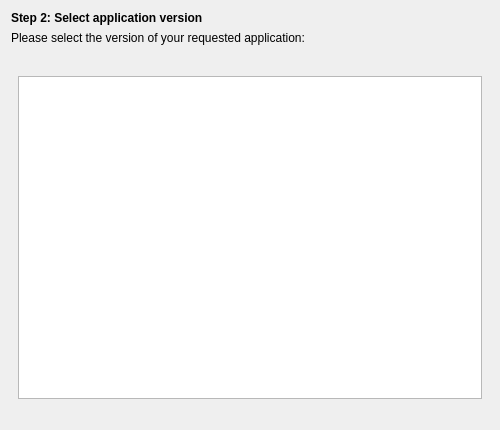
<?xml version="1.0" encoding="UTF-8"?>
<ui version="4.0">
 <class>versionPage</class>
 <widget class="QWidget" name="versionPage">
  <property name="geometry">
   <rect>
    <x>0</x>
    <y>0</y>
    <width>500</width>
    <height>430</height>
   </rect>
  </property>
  <layout class="QVBoxLayout" name="verticalLayout_2">
   <item>
    <widget class="QLabel" name="label">
     <property name="font">
      <font>
       <weight>75</weight>
       <bold>true</bold>
      </font>
     </property>
     <property name="text">
      <string>Step 2: Select application version</string>
     </property>
     <property name="wordWrap">
      <bool>true</bool>
     </property>
    </widget>
   </item>
   <item>
    <layout class="QVBoxLayout" name="verticalLayout">
     <item>
      <widget class="QLabel" name="label_2">
       <property name="text">
        <string>Please select the version of your requested application:</string>
       </property>
       <property name="wordWrap">
        <bool>true</bool>
       </property>
      </widget>
     </item>
     <item>
      <widget class="QLabel" name="applicationName">
       <property name="text">
        <string/>
       </property>
      </widget>
     </item>
    </layout>
   </item>
   <item>
    <spacer name="verticalSpacer">
     <property name="orientation">
      <enum>Qt::Vertical</enum>
     </property>
     <property name="sizeType">
      <enum>QSizePolicy::Fixed</enum>
     </property>
     <property name="sizeHint" stdset="0">
      <size>
       <width>20</width>
       <height>5</height>
      </size>
     </property>
    </spacer>
   </item>
   <item>
    <layout class="QHBoxLayout" name="horizontalLayout">
     <item>
      <spacer name="horizontalSpacer">
       <property name="orientation">
        <enum>Qt::Horizontal</enum>
       </property>
       <property name="sizeType">
        <enum>QSizePolicy::Fixed</enum>
       </property>
       <property name="sizeHint" stdset="0">
        <size>
         <width>7</width>
         <height>20</height>
        </size>
       </property>
      </spacer>
     </item>
     <item>
      <widget class="QListWidget" name="versionList"/>
     </item>
     <item>
      <spacer name="horizontalSpacer_2">
       <property name="orientation">
        <enum>Qt::Horizontal</enum>
       </property>
       <property name="sizeType">
        <enum>QSizePolicy::Fixed</enum>
       </property>
       <property name="sizeHint" stdset="0">
        <size>
         <width>7</width>
         <height>20</height>
        </size>
       </property>
      </spacer>
     </item>
    </layout>
   </item>
   <item>
    <layout class="QHBoxLayout" name="horizontalLayout_2">
     <item>
      <spacer name="horizontalSpacer_3">
       <property name="orientation">
        <enum>Qt::Horizontal</enum>
       </property>
       <property name="sizeType">
        <enum>QSizePolicy::Fixed</enum>
       </property>
       <property name="sizeHint" stdset="0">
        <size>
         <width>15</width>
         <height>10</height>
        </size>
       </property>
      </spacer>
     </item>
     <item>
      <widget class="QLabel" name="notesLabel">
       <property name="text">
        <string/>
       </property>
      </widget>
     </item>
    </layout>
   </item>
  </layout>
 </widget>
 <resources/>
 <connections/>
</ui>
